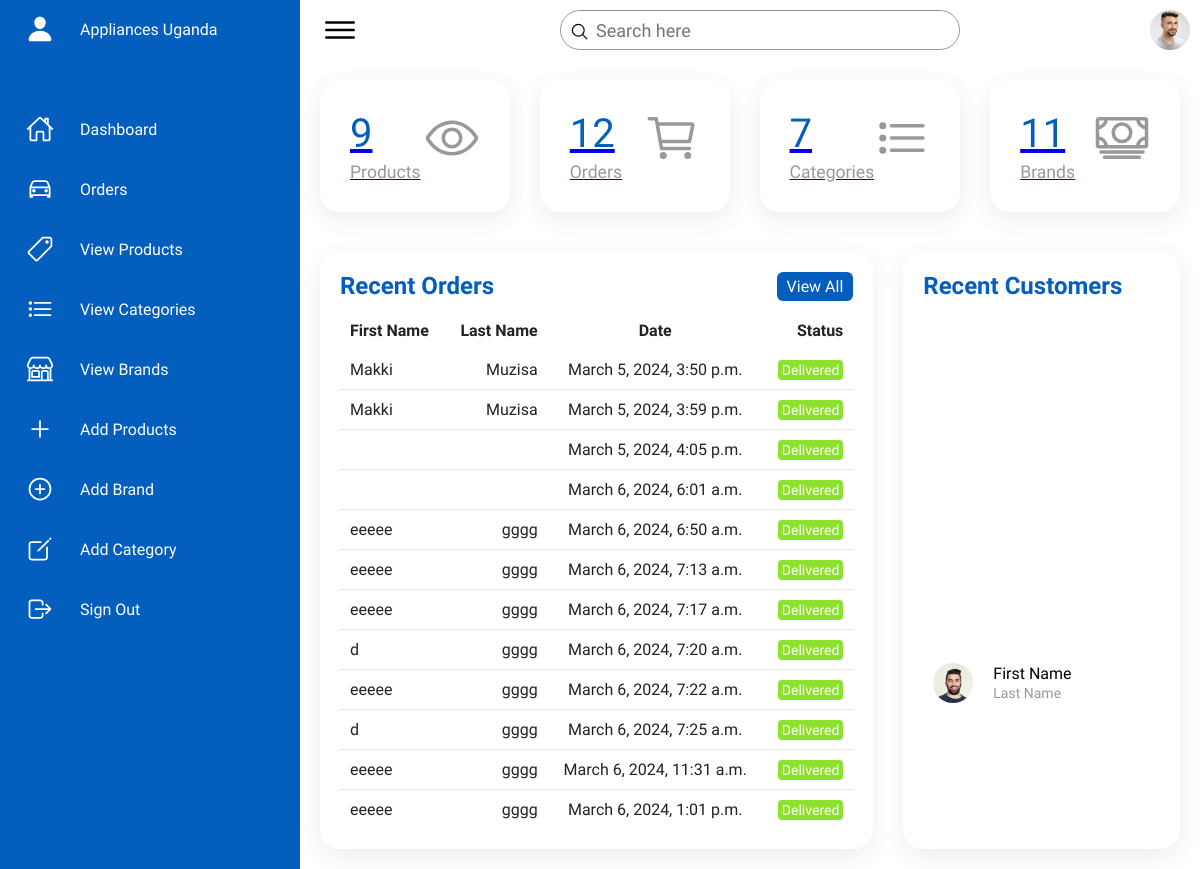
Before: /admin-applianceuganda (signed in) with the older database file.
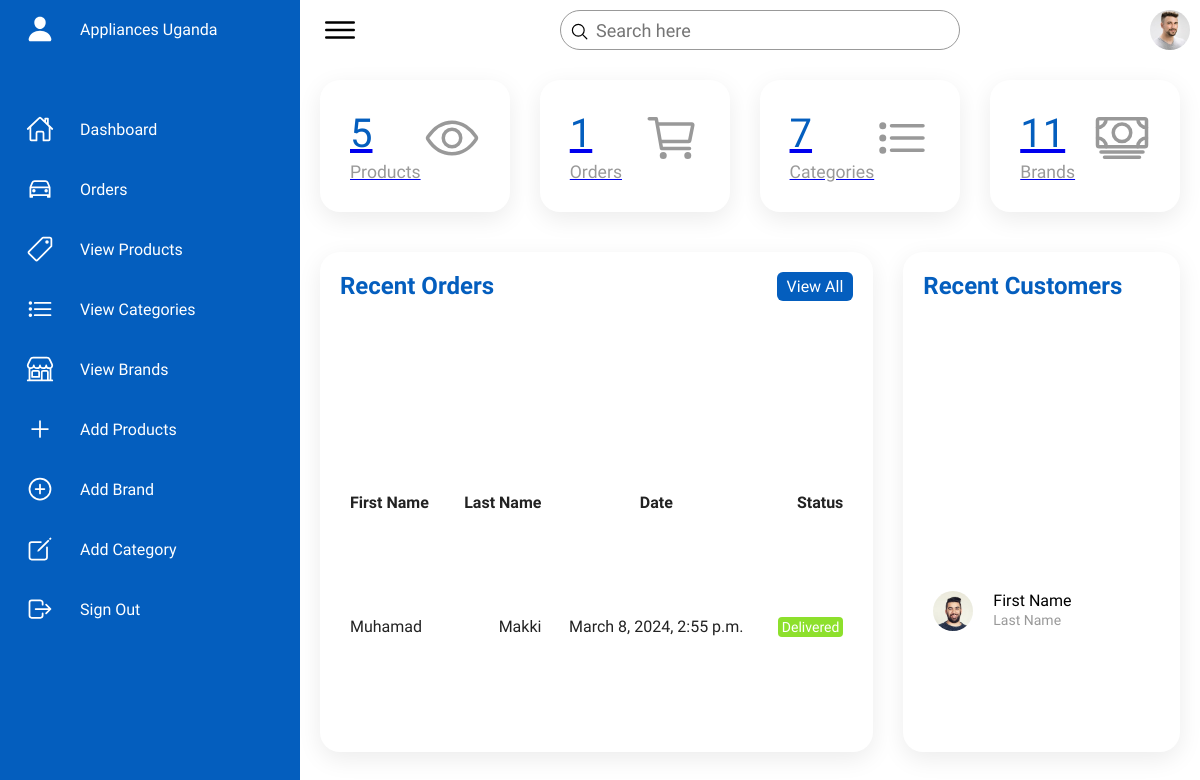
After: the same page with the newer database file.
### mainApp/models.py (models this page shows)
class Order(models.Model):
    first_name = models.CharField(max_length=100)
    last_name = models.CharField(max_length=100)
    email = models.EmailField()
    phone = models.CharField(max_length=20)
    address = models.CharField(max_length=255)
    city = models.CharField(max_length=100)
    country = models.CharField(max_length=100)
    created_at = models.DateTimeField(auto_now_add=True)
    total_price = models.IntegerField(default=1)

### mainApp/views.py (the view)
# urls.py: path('admin-applianceuganda',views.admin1,name="admin-applianceuganda"),
@login_required
def admin1(request):
    products2 = Product.objects.all()
    categories = Category.objects.all()
    orders = Order.objects.all()
    brands = Brand.objects.all()
    context = {
        'categories': categories,
        'orders': orders,
        'products': products2,
        'brands': brands,
         }
    return render (request, 'admin1/index.html', context)

### templates/admin1/index.html
{% extends 'admin1/base.html' %}
{% load static %}
{% block content %}
<div class="main">
    <div class="topbar">
        <div class="toggle">
            <ion-icon name="menu-outline"></ion-icon>
        </div>
        <div class="search">
            <label>
                <input type="text" placeholder="Search here">
                <ion-icon name="search-outline"></ion-icon>
            </label>
        </div>
        <div class="user">
            <img src="assets/imgs/customer01.jpg" alt="">
        </div>
    </div>
    <a href="{% url 'productList' %}">
        <div class="cardBox">
            <div class="card">
                <div>
                    <div class="numbers">{{ products|length }}</div>
                    <div class="cardName">Products</div>
                </div>
                <div class="iconBx">
                    <ion-icon name="eye-outline"></ion-icon>
                </div>
            </div>
    </a>
    <a href="{% url 'order_list' %}">
        <div class="card">
            <div>
                <div class="numbers">{{ orders|length }}</div>
                <div class="cardName">Orders</div>
            </div>
            <div class="iconBx">
                <ion-icon name="cart-outline"></ion-icon>
            </div>
        </div>
    </a>
    <a href="{% url 'categoryList' %}">
        <div class="card">
            <div>
                <div class="numbers">{{ categories|length }}</div>
                <div class="cardName">Categories</div>
            </div>
            <div class="iconBx">
                <ion-icon name="list-outline"></ion-icon>
            </div>
        </div>
    </a>
    <a href="{% url 'brandList' %}">
        <div class="card">
            <div>
                <div class="numbers">{{ brands|length }}</div>
                <div class="cardName">Brands</div>
            </div>
            <div class="iconBx">
                <ion-icon name="cash-outline"></ion-icon>
            </div>
        </div>
    </a>
</div>
<div class="details">
    <div class="recentOrders">
        <div class="cardHeader">
            <h2>Recent Orders</h2>
            <a href="{% url 'order_list' %}" class="btn">View All</a>
        </div>
        <table>
            <thead>
                <tr>
                    <td>First Name</td>
                    <td>Last Name</td>
                    <td>Date</td>
                    <td>Status</td>
                </tr>
            </thead>
            <tbody>
                {% for order in orders %}
                <tr>
                    <td>{{ order.first_name }}</td>
                    <td>{{ order.last_name }}</td>
                    <td>{{ order.created_at }}</td>
                    <td><span class="status delivered">Delivered</span></td>
                </tr>
                {% endfor %}
            </tbody>
        </table>
    </div>
    <div class="recentCustomers">
        <div class="cardHeader">
            <h2>Recent Customers</h2>
        </div>
        <table>
            <tr>
                <td width="60px">
                    <div class="imgBx"><img src="assets/imgs/customer02.jpg" alt=""></div>
                </td>
                <td>
                    <h4>First Name <br> <span>Last Name</span></h4>
                </td>
            </tr>
        </table>
    </div>
</div>
</div>
{% endblock %}

Changed rows visible on the page:
removed Order: first_name "Makki", last_name "Muzisa", created_at "March 5, 2024, 3:50 p.m."
removed Order: first_name "Makki", last_name "Muzisa", created_at "March 5, 2024, 3:59 p.m."
removed Order: created_at "March 5, 2024, 4:05 p.m."
removed Order: created_at "March 6, 2024, 6:01 a.m."
removed Order: first_name "eeeee", last_name "gggg", created_at "March 6, 2024, 6:50 a.m."
removed Order: first_name "eeeee", last_name "gggg", created_at "March 6, 2024, 7:13 a.m."
removed Order: first_name "eeeee", last_name "gggg", created_at "March 6, 2024, 7:17 a.m."
removed Order: first_name "d", last_name "gggg", created_at "March 6, 2024, 7:20 a.m."
removed Order: first_name "eeeee", last_name "gggg", created_at "March 6, 2024, 7:22 a.m."
removed Order: first_name "d", last_name "gggg", created_at "March 6, 2024, 7:25 a.m."
removed Order: first_name "eeeee", last_name "gggg", created_at "March 6, 2024, 11:31 a.m."
removed Order: first_name "eeeee", last_name "gggg", created_at "March 6, 2024, 1:01 p.m."
added Order: first_name "Muhamad", last_name "Makki", created_at "March 8, 2024, 2:55 p.m."
Other visible differences:
{{ products|length }}: "9" → "5"
{{ orders|length }}: "12" → "1"
